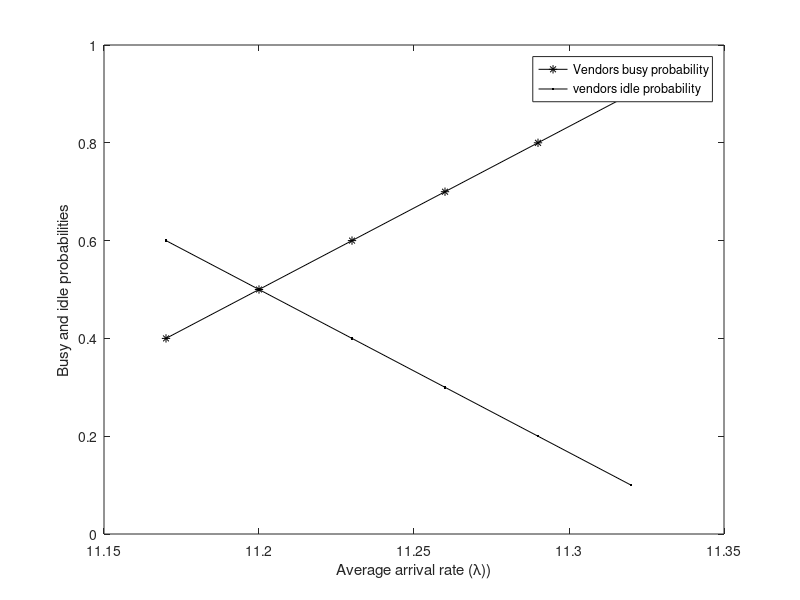

This figure's MATLAB source:
%% Graph of Arrival rate Vs Expected inventory E_I
close all;
clear;
%%Fi=Fi(beta,lambda,mu,alpha,r,xi,eta,N);
%For beta=0.5; lambda=11.17; mu=5.9101; alpha=0.029; r=0.9; eta=0.0588; xi=0.015; D=6; N=89; 
lambda=[11.17 11.2 11.23 11.26 11.29 11.32];
%EI=[205.4764  114.0650   55.0347   22.7978    8.1025 2.5199];
PB=[0.4 0.5 0.6 0.7 0.8 0.9]; 
PI=[0.6 0.5 0.4 0.3 0.2 0.1];
plot(lambda,PB,'black *-',lambda, PI,'black .-');
legend('Vendors busy probability','vendors idle probability');
xlabel('Average arrival rate (\lambda))'); hold on
ylabel('Busy and idle probabilities'); hold on
%title('Optimal service rate Vs Optimal cost loss'); hold on 
%%%%%%%%%%%%%%%%%%%%%%%%%%%%%%%%%%%%%%%%%%%%%%%%%%%%%%%%%%%%
%%%%%%%%%%%%%%%%%%%%%%%%%%%%%%%%%%%%%%%%%%%%%%%%%%%%%%%%%%%%
